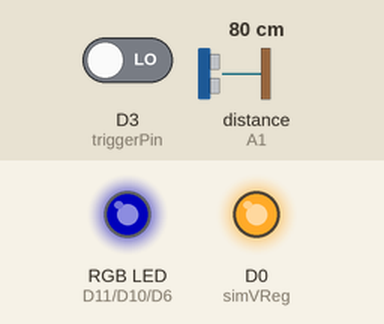
Recording of a sketch running on a simulated Arduino MKR. Parts: an RGB LED mixed from three pins (HIGH = lit), output pins drawn as LEDs (lit = HIGH). Wiring (inferred from the names in the program): ultrasonic range finder: trigger A0; echo A1. The test bench sets the inputs (shaded band); at power-on: distance to the obstacle (sensor on A1) 80 cm, D3 (triggerPin) LOW. The echo pulse lasts 58.3 µs per cm; dim RGB values are drawn brighter than linear; pins used as bus, display or sensor lines are not drawn.

Above: at 11.2 s.
11.3 s: distance to the obstacle (sensor on A1) set to 49 cm
12.8 s: distance to the obstacle (sensor on A1) set to 43 cm
At 13.5 s:
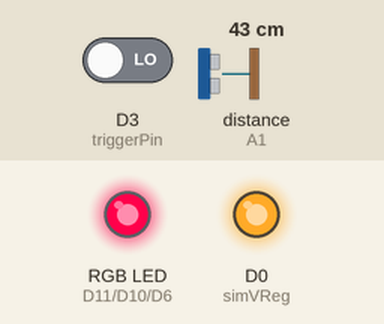
14.3 s: distance to the obstacle (sensor on A1) set to 60 cm
At 15.5 s:
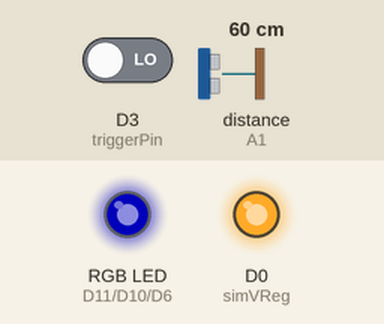
15.8 s: distance to the obstacle (sensor on A1) set to 2 cm
At 16.38 s:
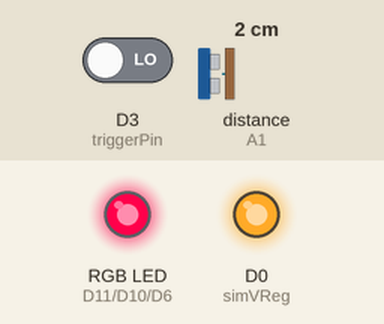
18.8 s: distance to the obstacle (sensor on A1) set to 18 cm
Timing chart, 0 to 21.3 s (numbered marks = the images above; inputs shaded):
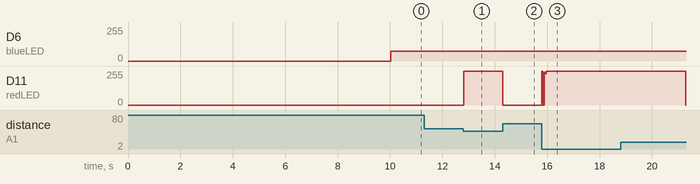

The sketch:

Sim___Ultrasonic.ino
```cpp
/*
  Masum Ahmed Ma786@kent.ac.uk
  Verson 1.44 Arduino Code
*/
//#include "Ticker.h"
#include <SoftwareSerial.h>
#include <string.h>
#include <ArduinoHttpClient.h>
#define TINY_GSM_MODEM_SIM800

SoftwareSerial mySerial(9, 8); // RX, TX

//Multiplexer setting
const int muxSig3 = 13;
const int muxSig2 = 12;
const int muxSig1 = 7; //
const int trig = A0; //ultrasonic trigger pin
const int muxPin = A1;

const int minDistantce = 45;

//LED lights
const int redLED = 11;
const int greenLED = 10;
const int blueLED = 6;

//global variable
int whichSensor = 0; // there are 4 sensore vaid values are 1 to 4
int distance = 0;
const int arduinoButton = 1; //on physical pin 3

// Variables will change:
int ledState = HIGH;         // the current state of the output pin
int buttonState;             // the current reading from the input pin
int lastButtonState = LOW;   // the previous reading from the input pin
unsigned long lastDebounceTime = 0;  // the last time the output pin was toggled
unsigned long debounceDelay = 50;    // the debounce time; increase if the output flickers

// Geo Location Variable
String message;
String latitude = "0";
String longitude = "0";
String currentTime = "0";
String statusx = "1";
String Date = "0";
String Time = "0";
String distancesql = "33";
String heartRate = "80";
//----------------------tinyGSM-------------------------
// Select your modem:
#define TINY_GSM_MODEM_SIM800

// Set serial for debug console (to the Serial Monitor, speed 115200)
#define SerialMon Serial

SoftwareSerial SerialAT(5, 4); // RX, TX
//#define DUMP_AT_COMMANDS
#define TINY_GSM_DEBUG SerialMon

//sim moudule setting
const int simVReg = 0;
String contactNumber1 = "07410124124";
String contactNumber2 = "";

// Your GPRS credentials
// Leave empty, if missing user or pass
const char apn[]  = "giffgaff.com";
const char user[] = "giffgaff";
const char pass[] = "";

// Server details
String server = "smart-stick.co.uk";
String resource = "";
const int  port = 80;
unsigned long checkConnections = 0;
static int intervalToCheckConnection = 60000; // 60 seconds
unsigned long lastPostCount = 0; //when was the last time sql connection was made
unsigned long postInterval = 10000; //10 seconds closes http.get connection after 10 seconds
bool sqlUpdated = false;

//Ticker sendSQL(sendSMSUpdateSQL, 20000);             //---------------------ticker
//Ticker closeSQL(simModuleChecks, 10000);

#include <TinyGsmClient.h>

TinyGsm modem(SerialAT);
TinyGsmClient client(modem);
HttpClient http(client, server, port);

int triggerPin = 3;
void setup() {
  mySerial.begin(115200);
  // Set console baud rate
  SerialMon.begin(115200);
  delay(10);
  // Set GSM module baud rate
  TinyGsmAutoBaud(SerialAT);

  pinMode(muxSig3, OUTPUT);
  pinMode(muxSig2, OUTPUT);
  pinMode(muxSig1, OUTPUT);
  pinMode(redLED, OUTPUT);
  pinMode(greenLED, OUTPUT);
  pinMode(blueLED, OUTPUT);
  pinMode(trig, OUTPUT);
  pinMode(muxPin, INPUT);
  pinMode(simVReg, OUTPUT);
  pinMode(triggerPin, INPUT);
  //pinMode(arduinoButton, INPUT);

  digitalWrite(simVReg, HIGH); //enables the sim module by deafult.
  //sim800lSetUp();
  delay(5000);
  connectGPRS(); // start the internet
  delay(5000);
}

// MAIN LOOP
unsigned long previousupdate = 0;

void loop() {
  ultrasonicProgram();
  simModuleChecks();
  if (digitalRead(triggerPin)) {
    simModuleChecks();
    if ((millis() - previousupdate) > 60000) {
      sendSMSUpdateSQL();
      previousupdate =  millis();
    }
  }
  analogWrite(blueLED, 75);
}

//code takes a string and separates it based on a given
//character and returns The item between the separating character
String getValue(String data, char separator, int index)
{
  int found = 0;
  int strIndex[] = { 0, -1 };
  int maxIndex = data.length() - 1;

  for (int i = 0; i <= maxIndex && found <= index; i++) {
    if (data.charAt(i) == separator || i == maxIndex) {
      found++;
      strIndex[0] = strIndex[1] + 1;
      strIndex[1] = (i == maxIndex) ? i + 1 : i;
    }
  }
  return found > index ? data.substring(strIndex[0], strIndex[1]) : "";
}
// sim functionality here
void simModuleChecks() {
  if ((millis() - lastPostCount) > postInterval && sqlUpdated == true) {
    http.stop();
    digitalWrite(greenLED, LOW);
    sqlUpdated = false;
  }

  if ((millis() - checkConnections) > intervalToCheckConnection) {
    connectGPRS();
    checkConnections = millis();
  }

}
//this function checks if theres http connection already if so then closes , then get gps location, send sms, and update sql
void sendSMSUpdateSQL() {
  if (isNetwork()) {
    simModuleChecks();
    message = getGPSLocation();
    longitude = getValue(message, ',', 1);
    latitude = getValue(message, ',', 2);
    Date = getValue(message, ',', 3);
    Time = getValue(message, ',', 4);
    sendSMS("Longitude: " + longitude + " Latitude: " + latitude + " Date/Time: " + Date + Time + " Heart Rate: " + heartRate); //gets gps location
    delay(500);
    updateSQL();
  }
}


//send sms
bool sendSMS(String message) {
  //String imei = modem.getIMEI();
  if (modem.isNetworkConnected()) {
    return modem.sendSMS(contactNumber1, message);
  }
  else {
    return false;
  }
}

bool connectGPRS() {
  if (isNetwork()) { //if connected to network connect to internet.
    if (!modem.isGprsConnected()) { // if gprs is not connected then connect else return
      if (modem.gprsConnect(apn, user, pass)) {
        delay(3000);
        return true;
      }
      return true;
    }
    else if (modem.isGprsConnected()) { //if already connected to internet
      return true;
    }
  }
  else {
    return false;
  }
}

String getGPSLocation() {
  if (connectGPRS()) {
    return modem.getGsmLocation();
  }
  else {
    return"error";
  }
}

void updateSQL() {
  resource = "/update.php?TIME=" + Time + "&DATE=" + Date + "&DISTANCE=" + distancesql + "&HEARTRATE=" + heartRate + "&LATITUDE=" + latitude + "&LONGITUDE=" + longitude + "&STATUS=" + statusx;
  http.get(resource);
  delay(500);
  lastPostCount = millis(); // saves the timer at that moment
  sqlUpdated = true;
  digitalWrite(greenLED, HIGH);

}

bool isNetwork() {
  return modem.isNetworkConnected();
}

int signalQulity() {
  return modem.getSignalQuality();

}

void ultrasonicProgram() {
  readSensor(0, 0, 0, trig); // pin 1 of mux
  takeAction('1');
  readSensor(1, 0, 0, trig); // pin 2 of mux
  takeAction('2');
  readSensor(0, 1, 0, trig); // pin 3 of mux
  takeAction('3');
  readSensor(1, 1, 0, trig); // pin 4 of mux
  takeAction('4');
  digitalWrite(redLED, LOW);
  //digitalWrite(greenLED, HIGH);
  //digitalWrite(blueLED, HIGH);
}

void sendESP(char val) {
  mySerial.write(val);
  mySerial.flush();
}

boolean readSensor(int s1, int s2, int s3, int trig) {
  // set deMux channel
  digitalWrite(muxSig1, s1);
  digitalWrite(muxSig2, s2);
  digitalWrite(muxSig3, s3);

  digitalWrite(trig, LOW);
  delayMicroseconds(2);
  digitalWrite(trig, HIGH);
  delayMicroseconds(10);
  digitalWrite(trig, LOW);

  int long duration = pulseIn(muxPin, HIGH, 8000);
  distance = duration * 0.034 / 2;
  delay(1);

}

void takeAction(char whichSensor) {
  if (distance < minDistantce  && distance > 0) {
    sendESP(whichSensor);
    digitalWrite(redLED, HIGH);
    delay(5);
  }
}
```

Measured:
- the behaviour switches between 46 and 45 cm on distance to the obstacle (sensor on A1) (found by bisection; images 0 and 1)
- after the input at 11.3 s, every drawn part: stays the same
- after the input at 12.8 s, D11 (redLED): 0/255 → 255/255 at once
- after the input at 14.3 s, D11 (redLED): 255/255 → 0/255 at once
- after the input at 15.8 s, D11 (redLED): 0/255 → 255/255 at once
- after the input at 18.8 s, D11 (redLED): 255/255 → 0/255 after 2.5 s
